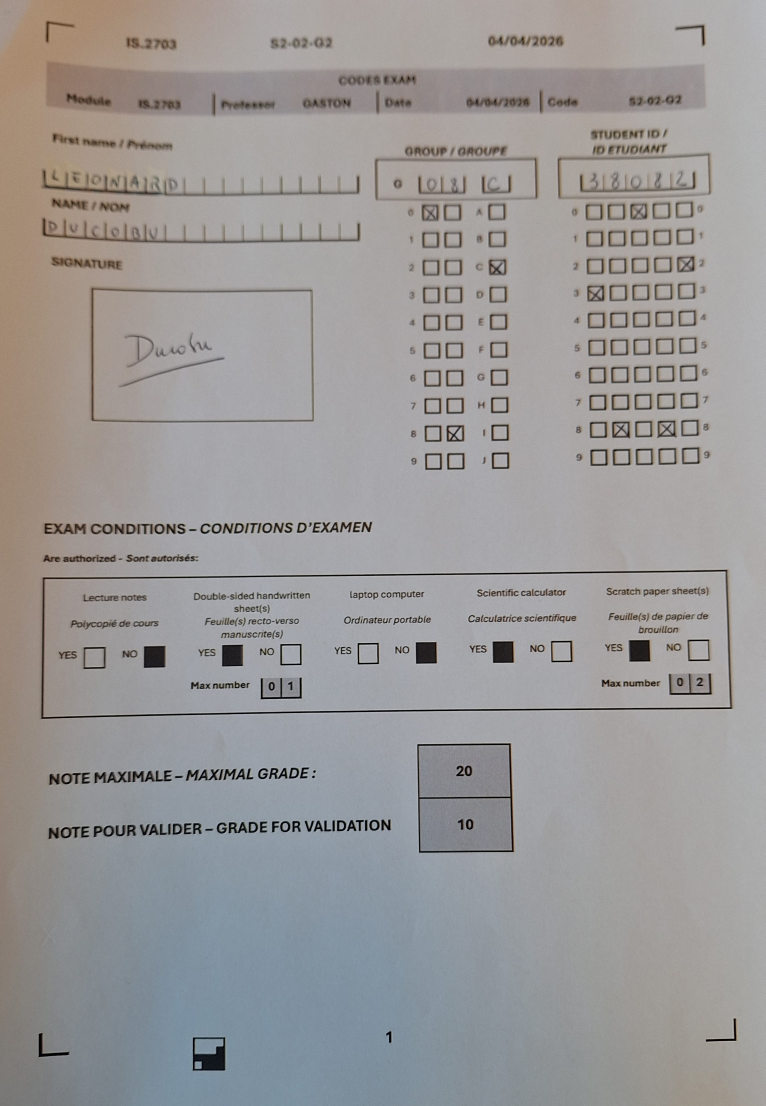
#> input picture src/data_exemple/FORM3/EXAM_FORM3_PRESENCES/EXAM_FORM3_38082.jpg, 2296 x 3317 px, found by its file name (shown at 1/3 size)
$ python main.py
#> lines starting #> are read from the running program, lines starting #| are printed output that depends on the picture
### src/deepform/program1.py
"""PROGRAMME 1 - presence validation from first-page photos.

Produces EXAM_FORMXX_PRESENCES.xlsx with three columns:
    imageName, studentID_grid, studentID_signature

studentID_grid comes from the graphic OMR grid (low level).
studentID_signature comes from signature matching against
STUDENT_CLASS_SIGNATURES (needs the signature database / model).
"""

import os
from os.path import join, isdir

import openpyxl
from openpyxl.styles import Font

from . import io_utils, recognizers
from .registration import build_frame
from .omr_grid import read_digit_grid
from .layout_form3 import ROI

FONT = Font(name="Calibri", size=11)
IMG_EXT = (".jpg", ".jpeg", ".png", ".tif", ".tiff")


def autoValidID(image_path, signature_db_path):
    """Return (studentID_grid, studentID_signature) for one photo."""
    img = io_utils.load_image(image_path)
    frame, gray = build_frame(img)

    student_id_grid = None
    if frame is not None:
        sid_roi, _ = frame.roi(*ROI["student_id"])
        res = read_digit_grid(sid_roi, n_cols=5, n_rows=10)
        student_id_grid = res["value"]

    # signature -> student id (needs signature DB)
    student_id_sig = None
    if frame is not None:
        sig_roi, _ = frame.roi(*ROI["signature"])
        sid_sig, _, _ = recognizers.authenticate_signature(
            sig_roi, signature_db_path)
        student_id_sig = sid_sig

    return student_id_grid, student_id_sig


def autoValidPresences(presences_dir, signature_db_path, results_dir):
    """Write EXAM_FORMXX_PRESENCES.xlsx into results_dir."""
    os.makedirs(results_dir, exist_ok=True)
    out_path = join(results_dir, "EXAM_PRESENCES.xlsx")

    wb = openpyxl.Workbook()
    ws = wb.active
    ws.title = "PRESENCES"
    for c, head in enumerate(["imageName", "studentID_grid",
                              "studentID_signature"], start=1):
        ws.cell(row=1, column=c, value=head).font = FONT

    if not isdir(presences_dir):
        wb.save(out_path)
        return out_path, []

    images = sorted(f for f in os.listdir(presences_dir)
                    if f.lower().endswith(IMG_EXT))
    rows = []
    for r, name in enumerate(images, start=2):
        sid_grid, sid_sig = autoValidID(join(presences_dir, name),
                                        signature_db_path)
        ws.cell(row=r, column=1, value=name).font = FONT
        ws.cell(row=r, column=2,
                value=int(sid_grid) if sid_grid else None).font = FONT
        ws.cell(row=r, column=3,
                value=int(sid_sig) if sid_sig else None).font = FONT
        rows.append((name, sid_grid, sid_sig))
        print(f"[autoValidPresences] {name}: grid={sid_grid} sig={sid_sig}")

    wb.save(out_path)
    return out_path, rows

### src/deepform/io_utils.py
"""Input/output helpers: PDF -> page images, image loading."""

import numpy as np
import fitz  # PyMuPDF
from skimage import io as skio


# [15 lines left out: function pdf_to_page_images, not called in this run]


def load_image(path):
    return skio.imread(path)

### src/deepform/registration.py
"""Page registration using the four corner fiducial marks.

Only low-level operations are used (grayscale, Otsu threshold, connected-
component labelling, affine warp), in line with the project constraints for
graphical elements.

The four L-shaped marks printed at the page corners define a stable reference
rectangle. We detect their centres, then express every region of interest in
normalised coordinates (u, v) in [0, 1] relative to that rectangle:

    u = 0 -> left fiducial column,   u = 1 -> right fiducial column
    v = 0 -> top fiducial row,       v = 1 -> bottom fiducial row

A region of interest (ROI) is therefore independent of scan shift, scale and
small rotations.
"""

import numpy as np
from skimage import color, filters, measure, transform


def to_gray(img):
    """Return a float grayscale image in [0, 1]."""
    if img.ndim == 3:
        return color.rgb2gray(img[..., :3])
    img = img.astype(float)
    if img.max() > 1.0:
        img = img / 255.0
    return img


def _corner_fiducial(binv, y_slice, x_slice):
    """Largest compact dark blob inside a corner quadrant -> (row, col) centre."""
    sub = binv[y_slice, x_slice]
    labels = measure.label(sub)
    best = None
    for p in measure.regionprops(labels):
        if p.area < 60:
            continue
        minr, minc, maxr, maxc = p.bbox
        h, w = maxr - minr, maxc - minc
        # fiducials are small square-ish brackets; reject text/lines
        if not (10 < h < 160 and 10 < w < 160):
            continue
        if best is None or p.area > best.area:
            best = p
    if best is None:
        return None
    minr, minc, maxr, maxc = best.bbox
    cy = (minr + maxr) / 2.0 + y_slice.start
    cx = (minc + maxc) / 2.0 + x_slice.start
    return np.array([cy, cx], dtype=float)


def detect_fiducials(gray):
    """Detect the four corner fiducials.

    Returns a dict with keys TL, TR, BL, BR, each an array [row, col], or None
    if any corner is missing.
    """
    binv = gray < filters.threshold_otsu(gray)
    h, w = gray.shape
    mx, my = int(0.18 * w), int(0.14 * h)
    corners = {
        "TL": _corner_fiducial(binv, slice(0, my), slice(0, mx)),
        "TR": _corner_fiducial(binv, slice(0, my), slice(w - mx, w)),
        "BL": _corner_fiducial(binv, slice(h - my, h), slice(0, mx)),
        "BR": _corner_fiducial(binv, slice(h - my, h), slice(w - mx, w)),
    }
    if any(v is None for v in corners.values()):
        return None
    return corners


class PageFrame:
    """Maps normalised (u, v) coordinates to pixel coordinates of one page."""

    def __init__(self, gray, fiducials):
        self.gray = gray
        self.f = fiducials
        # column (x) reference from top/bottom fiducial pairs
        self.x_left = 0.5 * (fiducials["TL"][1] + fiducials["BL"][1])
        self.x_right = 0.5 * (fiducials["TR"][1] + fiducials["BR"][1])
        self.y_top = 0.5 * (fiducials["TL"][0] + fiducials["TR"][0])
        self.y_bot = 0.5 * (fiducials["BL"][0] + fiducials["BR"][0])
        self.w = self.x_right - self.x_left
        self.h = self.y_bot - self.y_top

    def px(self, u, v):
        """Normalised (u, v) -> (row, col) pixel."""
        return (self.y_top + v * self.h, self.x_left + u * self.w)

    def roi(self, u0, v0, u1, v1):
        """Crop a rectangular ROI given in normalised coordinates."""
        r0 = int(round(self.y_top + v0 * self.h))
        r1 = int(round(self.y_top + v1 * self.h))
        c0 = int(round(self.x_left + u0 * self.w))
        c1 = int(round(self.x_left + u1 * self.w))
        r0, r1 = sorted((max(0, r0), max(0, r1)))
        c0, c1 = sorted((max(0, c0), max(0, c1)))
        return self.gray[r0:r1, c0:c1], (r0, c0, r1, c1)


def build_frame(img):
    """Convenience: image -> (PageFrame or None, gray)."""
    gray = to_gray(img)
    fids = detect_fiducials(gray)
    if fids is None:
        return None, gray
    return PageFrame(gray, fids), gray

### src/deepform/omr_grid.py
"""Generic optical-mark grid reader.

Used for the STUDENT ID grid (5 columns x 10 digits) and the GROUP grid.
Only low-level operations are used: histogram stretch, Otsu threshold, simple
morphology, connected-component labelling, 1-D coordinate clustering and a
regularity search to snap detected square cells onto a clean lattice.  No
high-level "find checkbox" primitive is used.
"""

import itertools
import numpy as np
from skimage import exposure, filters, measure, morphology


def stretch(g, p_low=5, p_high=95):
    lo, hi = np.percentile(g, (p_low, p_high))
    if hi <= lo:
        return g
    return exposure.rescale_intensity(g, in_range=(lo, hi), out_range=(0, 1))


def binarize(g, otsu_scale=0.95):
    gs = stretch(g)
    t = filters.threshold_otsu(gs) * otsu_scale
    b = gs < t
    b = morphology.remove_small_objects(b, min_size=7)
    b = morphology.closing(b, morphology.footprint_rectangle((2,2)))
    return b


def _square_candidates(b):
    """Connected components that look like empty/checked cell outlines."""
    labels = measure.label(b, connectivity=2)
    h, w = b.shape
    cands = []
    for p in measure.regionprops(labels):
        minr, minc, maxr, maxc = p.bbox
        ch, cw = maxr - minr, maxc - minc
        if ch <= 0 or cw <= 0:
            continue
        min_side = max(8, int(0.04 * h))
        max_side = max(20, int(0.28 * h))
        ratio = cw / ch
        extent = p.area / float(cw * ch)
        if min_side <= cw <= max_side and min_side <= ch <= max_side:
            if 0.6 <= ratio <= 1.7 and 0.05 <= extent <= 0.9:
                cands.append({"cx": (minc + maxc) / 2.0,
                              "cy": (minr + maxr) / 2.0,
                              "w": cw, "h": ch})
    return cands


def _cluster(values, tol):
    if not values:
        return []
    values = sorted(values)
    groups = [[values[0]]]
    for v in values[1:]:
        if abs(v - np.mean(groups[-1])) <= tol:
            groups[-1].append(v)
        else:
            groups.append([v])
    return [{"center": float(np.mean(g)), "count": len(g)} for g in groups]


def _regular(clusters, n):
    """Pick n clusters whose centres are as evenly spaced as possible."""
    if len(clusters) < n:
        return None
    clusters = sorted(clusters, key=lambda c: c["center"])
    best, best_cost = None, float("inf")
    max_count = max(c["count"] for c in clusters)
    for combo in itertools.combinations(clusters, n):
        centers = np.array([c["center"] for c in combo])
        gaps = np.diff(centers)
        if np.any(gaps <= 0):
            continue
        mean_gap = gaps.mean()
        cost = gaps.std() / mean_gap - 0.10 * sum(
            c["count"] for c in combo) / (n * max_count)
        if cost < best_cost:
            best_cost, best = cost, combo
    if best is None:
        return None
    return sorted(c["center"] for c in best)


def reconstruct_grid(b, n_cols, n_rows):
    """Return (col_centers, row_centers, side) or (None, None, None)."""
    cands = _square_candidates(b)
    if len(cands) < max(8, int(0.3 * n_cols * n_rows)):
        return None, None, None
    sides = [0.5 * (c["w"] + c["h"]) for c in cands]
    side = float(np.median(sides))
    tol = max(5, 0.6 * side)
    xs = _cluster([c["cx"] for c in cands], tol)
    ys = _cluster([c["cy"] for c in cands], tol)
    col_c = _regular(xs, n_cols)
    row_c = _regular(ys, n_rows)
    if col_c is None or row_c is None:
        return None, None, None
    return col_c, row_c, side * 1.05


def cell_fill(b, cy, cx, side, pad=0.27):
    """Ink fraction inside a cell, ignoring its printed border."""
    h, w = b.shape
    half = side / 2.0
    p = int(pad * side)
    r0 = max(0, int(cy - half) + p)
    r1 = min(h, int(cy + half) - p)
    c0 = max(0, int(cx - half) + p)
    c1 = min(w, int(cx + half) - p)
    if r1 - r0 < 2 or c1 - c0 < 2:
        return 0.0
    inner = b[r0:r1, c0:c1]
    return inner.sum() / inner.size


def read_digit_grid(gray_roi, n_cols, n_rows, min_fill=0.030, otsu_scale=0.92):
    """Read a column-major digit grid.

    Each column encodes one digit (the marked row index 0..n_rows-1).
    Returns dict with 'value' (string or None), per-column fills and 'status'.
    """
    b = binarize(gray_roi, otsu_scale)
    col_c, row_c, side = reconstruct_grid(b, n_cols, n_rows)
    if col_c is None:
        return {"value": None, "status": "grid_not_found", "fills": None,
                "grid": None}
    fills = np.zeros((n_rows, n_cols))
    for ci, cx in enumerate(col_c):
        for ri, cy in enumerate(row_c):
            fills[ri, ci] = cell_fill(b, cy, cx, side)
    digits, ambiguous = [], False
    for ci in range(n_cols):
        col = fills[:, ci]
        r = int(np.argmax(col))
        if col[r] < min_fill:
            ambiguous = True
            digits.append("?")
        else:
            digits.append(str(r))
    value = None if ambiguous else "".join(digits)
    return {"value": value,
            "status": "ok" if value else "weak_marks",
            "fills": fills,
            "grid": (col_c, row_c, side)}


# [30 lines left out: function read_group, not called in this run]

### src/deepform/program2.py
"""PROGRAMME 2 - automatic reading of the scanned PDF exam forms.

autoReadForm   : iterate over every EXAM_FORMXX_*.pdf in a folder.
autoReadFormID : read one PDF -> one EXAM_FORMXX_abcd.xlsx (PAGE-01 + EXAM).

Graphic elements (grids, cryptogram) are read with low-level operations only;
printed text uses OCR; handwriting / signature go through recognizers.py.
"""

import os
from os.path import join, basename, splitext

from . import io_utils, ocr_printed, recognizers
from .registration import build_frame
from .omr_grid import read_digit_grid, read_group
from .cryptogram import extract_cryptogram, check_consistency
from .xlsx_writer import write_workbook
from .layout_form3 import ROI, FIRST_EXAM_PAGE, PAGE01_LABELS

DPI = 150


# [88 lines left out: functions _read_page01, _read_exam_pages, autoReadFormID, not called in this run]


def autoReadForm(pdf_dir, signature_db_path, results_dir):
    """Read every EXAM_FORMXX_*.pdf in pdf_dir into results_dir."""
    os.makedirs(results_dir, exist_ok=True)
    pdfs = sorted(f for f in os.listdir(pdf_dir) if f.lower().endswith(".pdf"))
    reports = []
    for pdf in pdfs:
        out, rep = autoReadFormID(join(pdf_dir, pdf), signature_db_path,
                                  results_dir)
        rep["file"] = pdf
        reports.append(rep)
        print(f"[autoReadForm] {pdf} -> {basename(out)} : {rep}")
    return reports

### src/deepform/main.py
"""MAIN - orchestrates Programme 1 and Programme 2 (project section 3.6).

Define the exam name and the signatures directory; everything else is derived.
Creates the results directory and runs autoValidPresences then autoReadForm.
"""

import os
from os.path import join

from .program1 import autoValidPresences
from .program2 import autoReadForm


def run(exam_name, signatures_dir, data_root="data_exemple"):
    """exam_name e.g. 'FORM3'.  Folder layout follows the project statement.

    data_root : racine contenant les dossiers d'examen.
                Par défaut 'data_exemple' (structure du dépôt Git).
                Pour le challenge, passer le chemin du vrai répertoire.
    """
    form_root = join(data_root, exam_name)
    pdf_dir = join(form_root, f"EXAM_{exam_name}_PDF")
    presences_dir = join(form_root, f"EXAM_{exam_name}_PRESENCES")
    results_dir = join(form_root, f"EXAM_{exam_name}_RESULTS")
    os.makedirs(results_dir, exist_ok=True)

    print("=" * 60)
    print(f"Exam        : {exam_name}")
    print(f"Data root   : {data_root}")
    print(f"PDF dir     : {pdf_dir}")
    print(f"Presences   : {presences_dir}")
    print(f"Signatures  : {signatures_dir}")
    print(f"Results dir : {results_dir}")
    print("=" * 60)

    print("\n--- PROGRAMME 1 : autoValidPresences ---")
    autoValidPresences(presences_dir, signatures_dir, results_dir)
#> in load_image, returned value is the input picture: shape (3317, 2296, 3); mean R, G, B 154.6, 152.5, 152.3
#> the loop in _corner_fiducial, `for p in measure.regionprops(labels):` made 9 passes
#> (minr, minc, maxr, maxc, h, w) on passes 1, 3, 4, 6: (63, 137, 128, 223, 65, 86), (112, 379, 144, 413, 32, 34), (278, 197, 320, 335, 42, 138), (400, 158, 434, 236, 34, 78)
#> in _corner_fiducial, `minr, minc, maxr, maxc = best.bbox`: minr = 278; minc = 197; maxr = 320; maxc = 335
#> in _corner_fiducial, `cy = (minr + maxr) / 2.0 + y_slice.start`: cy = 299
#> in _corner_fiducial, `cx = (minc + maxc) / 2.0 + x_slice.start`: cx = 266
#> in _corner_fiducial (call 2), `labels = measure.label(sub)`:
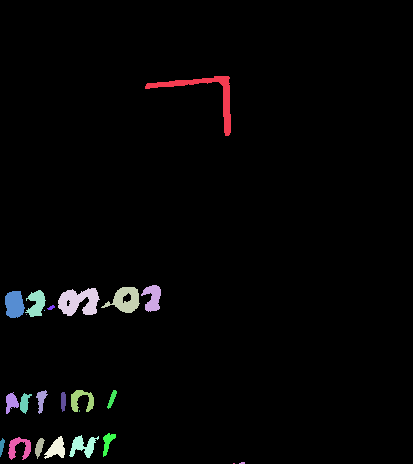
#> labels: shape (464, 413) int32; 25 distinct labels, from 0 to 24; one colour per label, 0 black
#> the loop in _corner_fiducial (call 2), `for p in measure.regionprops(labels):` made 24 passes
#> (minr, minc, maxr, maxc, h, w) on passes 1 to 4: (76, 145, 136, 231, 60, 86), (285, 141, 312, 161, 27, 20), (287, 101, 313, 140, 26, 39), (288, 58, 316, 100, 28, 42)
#> in _corner_fiducial (call 2), `minr, minc, maxr, maxc = best.bbox`: minr = 76; minc = 145; maxr = 136; maxc = 231
#> in _corner_fiducial (call 2), `cy = (minr + maxr) / 2.0 + y_slice.start`: cy = 106
#> in _corner_fiducial (call 2), `cx = (minc + maxc) / 2.0 + x_slice.start`: cx = 2071
#> in detect_fiducials, `corners = { "TL": _corner_fiducial(binv, slice(0, my), slice(0, mx)), ..`: corners = {'TL': [299, 266], 'TR': [106, 2071], 'BL': [3135.5, 161.5], 'BR': [3090, 2163.5]}
#> in build_frame, `fids = detect_fiducials(gray)`: fids has the same summary as corners in detect_fiducials
#> in __init__, `self.f = fiducials`: self.f has the same summary as corners in detect_fiducials
#> in __init__, `self.x_left = 0.5 * (fiducials["TL"][1] + fiducials["BL"][1])`: self.x_left = 213.8
#> in __init__, `self.x_right = 0.5 * (fiducials["TR"][1] + fiducials["BR"][1])`: self.x_right = 2117.2
#> in __init__, `self.y_top = 0.5 * (fiducials["TL"][0] + fiducials["TR"][0])`: self.y_top = 202.5
#> in __init__, `self.y_bot = 0.5 * (fiducials["BL"][0] + fiducials["BR"][0])`: self.y_bot = 3112.8
#> in __init__, `self.w = self.x_right - self.x_left`: self.w = 1903.5
#> in __init__, `self.h = self.y_bot - self.y_top`: self.h = 2910.2
#> in roi, `r0 = int(round(self.y_top + v0 * self.h))`: r0 = 581
#> in roi, `r1 = int(round(self.y_top + v1 * self.h))`: r1 = 1541
#> in roi, `c0 = int(round(self.x_left + u0 * self.w))`: c0 = 1470
#> in roi, `c1 = int(round(self.x_left + u1 * self.w))`: c1 = 2117
#> in autoValidID, `sid_roi, _ = frame.roi(*ROI["student_id"])`:
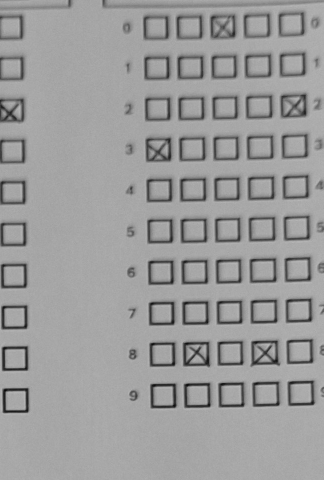
#> sid_roi: shape (960, 647) float64 (shown at 1/2 size); min 0.0293, max 0.743, mean 0.611
#> in stretch, `lo, hi = np.percentile(g, (p_low, p_high))`: lo = 0.327; hi = 0.678
#> in stretch, `return exposure.rescale_intensity(g, in_range=(lo, hi), out_range=(0, ..`:
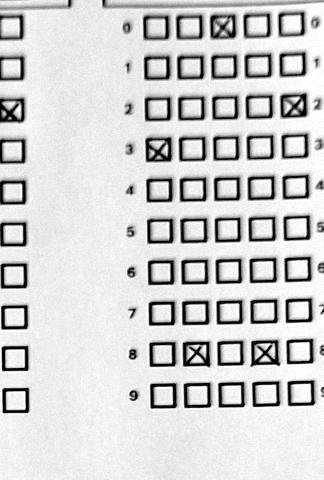
#> returned value: shape (960, 647) float64 (shown at 1/2 size); min 0, max 1, mean 0.818
#> in binarize, `t = filters.threshold_otsu(gs) * otsu_scale`: t = 0.509
#> in _square_candidates, `labels = measure.label(b, connectivity=2)`:
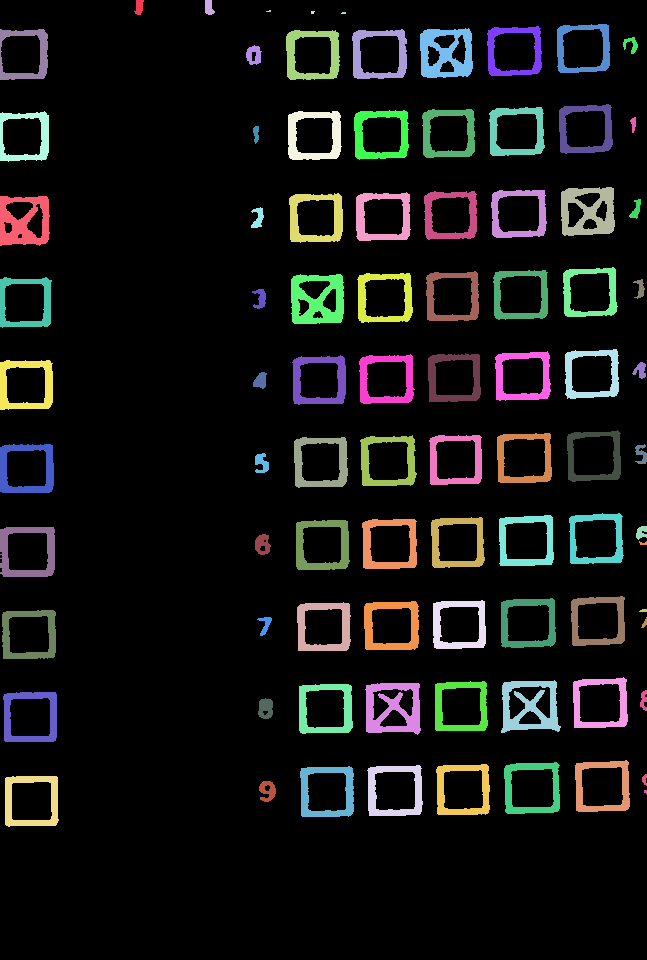
#> labels: shape (960, 647) int32; 89 distinct labels, from 0 to 88; one colour per label, 0 black
#> the loop in _square_candidates, `for p in measure.regionprops(labels):` made 88 passes
#> (minr, minc, maxr, maxc, ch, cw, ratio, extent) on passes 1 to 4: (0, 134, 15, 144, 15, 10, 0.667, 0.693), (0, 205, 15, 215, 15, 10, 0.667, 0.747), (10, 266, 12, 271, 2, 5, 2.5, 0.7), (11, 311, 14, 315, 3, 4, 1.33, 0.833)
#> the loop in _cluster, `for v in values[1:]:` made 59 passes
#> v on passes 1 to 4: 24.5, 25, 26, 26.5
#> the loop in _cluster (call 2), `for v in values[1:]:` made 59 passes
#> v on passes 1 to 4: 51, 53, 54, 54.5
#> the loop in _regular, `for combo in itertools.combinations(clusters, n):` made 6 passes
#> the loop in _regular (call 2), `for combo in itertools.combinations(clusters, n):` made 1 pass
#> the loop in read_digit_grid, `for ci, cx in enumerate(col_c):` made 5 passes
#> cx on passes 1 to 4: 320.1, 387.4, 455, 523.6
#> in autoValidID, `sig_roi, _ = frame.roi(*ROI["signature"])`:
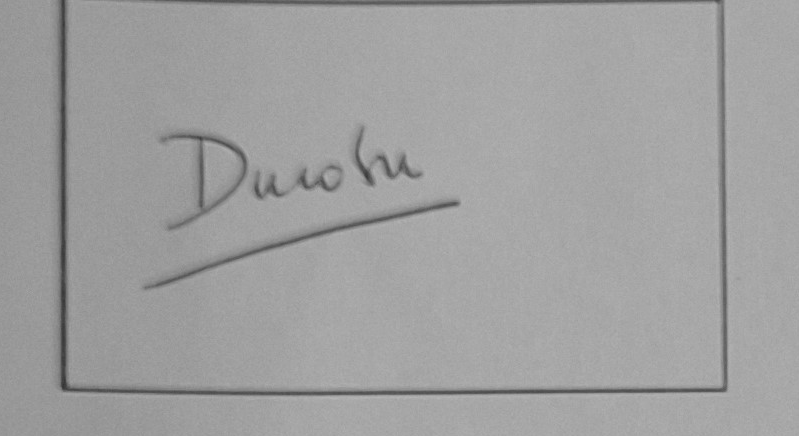
#> sig_roi: shape (436, 799) float64; min 0.197, max 0.71, mean 0.627
#> (the call stopped at in autoValidID, `sid_sig, _, _ = recognizers.authenticate_signature( sig_roi, signature..`: src is not available in this run)

    print("\n--- PROGRAMME 2 : autoReadForm ---")
    autoReadForm(pdf_dir, signatures_dir, results_dir)

    print("\nDone. Results in:", results_dir)
    return results_dir


if __name__ == "__main__":
    # Lancement depuis src/ :
    #   python -m deepform.main
    #
    # Pour le challenge, adapter les deux paramètres ci-dessous :
#> (the run stopped early here; a loop or call above may not have finished)
